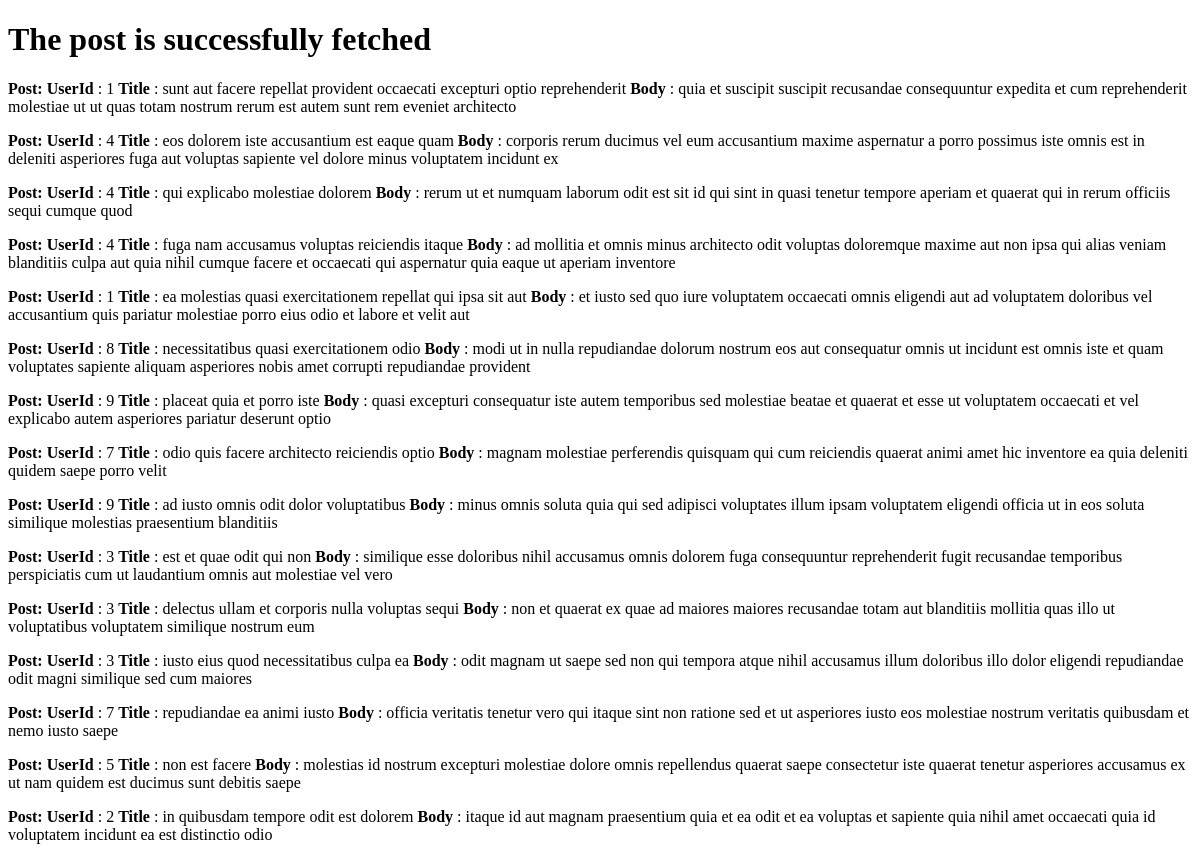
Page /posts/success/ on the earlier database version.
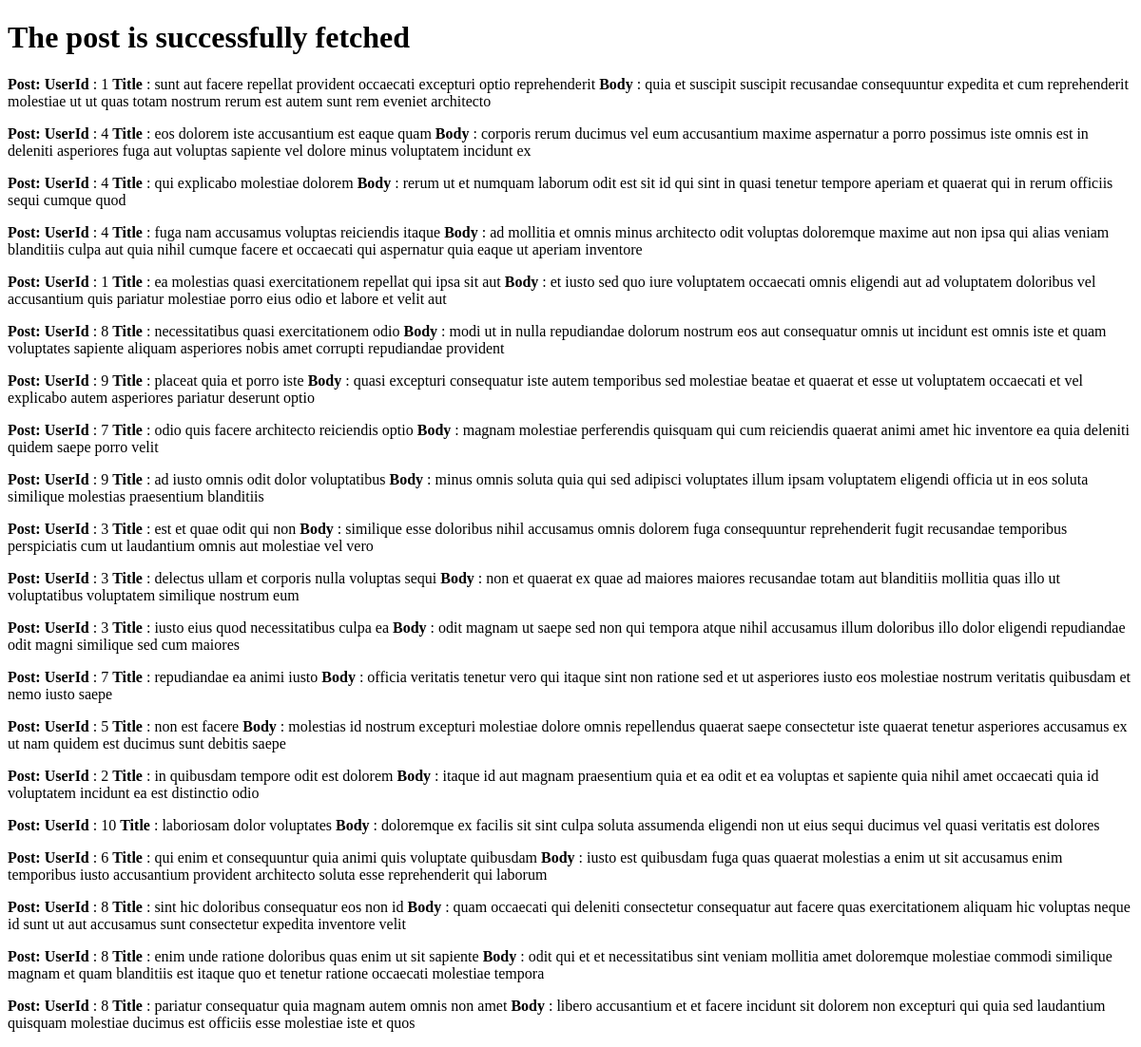
Same page on the later database version.
### post/models.py (models this page shows, shortened)
class Posts(models.Model):
    userId = models.IntegerField()
    title = models.TextField(max_length = 500)
    body = models.TextField(max_length = 1000)

### post/views.py (the view)
# urls.py: path('success/',success, name = 'success')
def success(request):
    template = loader.get_template('success.html')
    posts = Posts.objects.all()
    context = {
        'posts':posts
    }
    return HttpResponse(template.render(context,request))

### post/templates/success.html (shortened to what this page needs)
<!DOCTYPE html>
<html lang = 'en'>
    <head>
    </head>
    <body>
        <h1> The post is successfully fetched</h1>
        {% for post in posts%}
        <b>Post:</b>
            <b>UserId</b> : {{post.userId }}
            <b>Title</b> : {{post.title }}
            <b>Body</b> : {{post.body }}
        {%endfor%}
    </body>
</html>

Differences in the rows shown:
added Posts: userId "10", title "laboriosam dolor voluptates", body "doloremque ex facilis sit sint culpa soluta assumenda eligendi non ut eius sequi ducimus vel quasi veritatis est dolores"
added Posts: userId "6", title "qui enim et consequuntur quia animi quis voluptate quibusdam", body "iusto est quibusdam fuga quas quaerat molestias a enim ut sit accusamus enim temporibus iusto accusantium provident architecto soluta esse reprehenderit qui laborum"
added Posts: userId "8", title "sint hic doloribus consequatur eos non id", body "quam occaecati qui deleniti consectetur consequatur aut facere quas exercitationem aliquam hic voluptas neque id sunt ut aut accusamus sunt consectetur expedita inventore velit"
added Posts: userId "8", title "enim unde ratione doloribus quas enim ut sit sapiente", body "odit qui et et necessitatibus sint veniam mollitia amet doloremque molestiae commodi similique magnam et quam blanditiis est itaque quo et tenetur ratione occaecati molestiae tempora"
added Posts: userId "8", title "pariatur consequatur quia magnam autem omnis non amet", body "libero accusantium et et facere incidunt sit dolorem non excepturi qui quia sed laudantium quisquam molestiae ducimus est officiis esse molestiae iste et quos"
